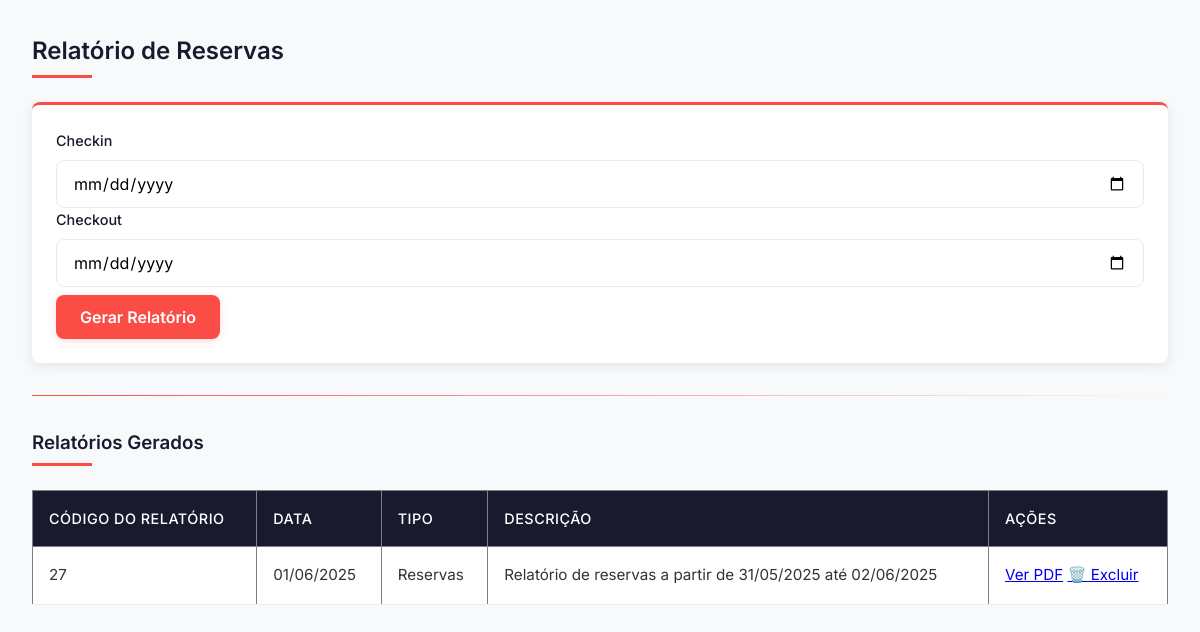
Page /gestor/relatorio/reserva/filtro_reservas.php on the earlier database version.
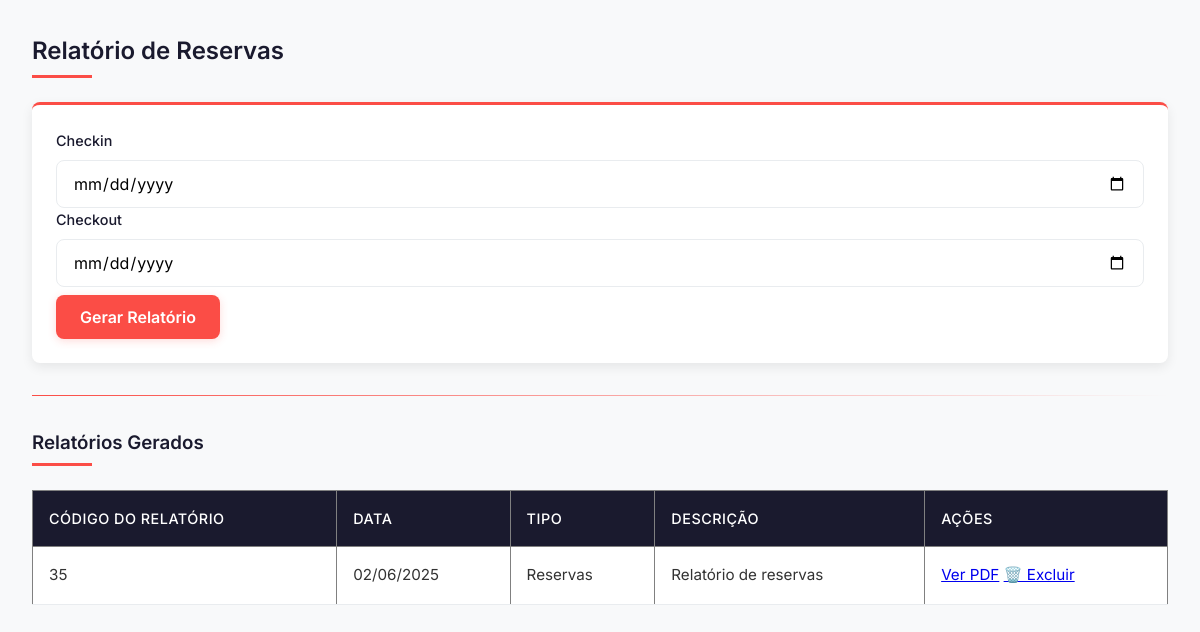
Same page on the later database version.
### tables this page shows
CREATE TABLE `relatorio` (
  `ID_Relatorio` int(11) NOT NULL,
  `Data_Relatorio` datetime NOT NULL,
  `Tipo_Relatorio` varchar(45) NOT NULL,
  `Descricao` text NOT NULL,
  `Arquivo` varchar(255) DEFAULT NULL
);

### gestor/relatorio/reserva/filtro_reservas.php (the view, shortened to what this page needs)
<?php
require_once '../../../config/config.php';
$sql = "SELECT * FROM relatorio WHERE Tipo_Relatorio = 'Reservas' ORDER BY Data_Relatorio DESC";
$stmt = $pdo->prepare($sql);
$stmt->execute();
$relatorios = $stmt->fetchAll(PDO::FETCH_ASSOC);
?>
<!DOCTYPE html>
<html lang="pt-BR">
<head>
</head>
<body>
    <h2>Relatório de Reservas</h2>
    <form method="GET" action="relatorio_reservas_pdf.php">
        <label for="data_inicio">Checkin</label>
        <input type="date" name="data_inicio" id="data_inicio">
        <label for="data_fim">Checkout</label>
        <input type="date" name="data_fim" id="data_fim">
        <button type="submit">Gerar Relatório</button>
    </form>
    <hr>
    <h3>Relatórios Gerados</h3>
    <table border="1" cellpadding="5" cellspacing="0" style="border-collapse: collapse; width: 100%;">
        <thead>
            <tr>
                <th>Código do Relatório</th>
                <th>Data</th>
                <th>Tipo</th>
                <th>Descrição</th>
                <th>Ações</th>
            </tr>
        </thead>
<tbody>
    <?php if (count($relatorios) > 0): ?>
        <?php foreach ($relatorios as $rel): ?>
            <tr>
                <td><?= htmlspecialchars($rel['ID_Relatorio']) ?></td>
                <td>
                    <?php
                    $dataRelatorio = new DateTime($rel['Data_Relatorio']);
                    echo $dataRelatorio->format('d/m/Y');
                    ?>
                </td>
                <td><?= htmlspecialchars($rel['Tipo_Relatorio']) ?></td>
                <td>
                    <?php
                    $descricao = htmlspecialchars($rel['Descricao']);
                    $descricao = preg_replace_callback(
                        '/(\d{4}-\d{2}-\d{2})/',
                        function($matches) {
                            $date = new DateTime($matches[0]);
                            return $date->format('d/m/Y');
                        },
                        $descricao
                    );
                    echo $descricao;
                    ?>
                </td>
                <td>
                    <a href="/HOTEL/relatorios/reservas/<?= htmlspecialchars($rel['Arquivo']) ?>" target="_blank">Ver PDF</a>
                    <a href="/HOTEL/actions/excluir_relatorio_reserva.php?id=<?= $rel['ID_Relatorio'] ?>"
                       onclick="return confirm('Tem certeza que deseja excluir este relatório?')">
                        🗑️ Excluir
                    </a>
                </td>
            </tr>
        <?php endforeach; ?>
    <?php else: ?>
        <tr><td colspan="5" style="text-align:center;">Nenhum relatório gerado ainda.</td></tr>
    <?php endif; ?>
</tbody>
    </table>
</body>
</html>

Differences in the rows shown:
removed relatorio: ID_Relatorio "27", Data_Relatorio "01/06/2025", Tipo_Relatorio "Reservas", Descricao "Relatório de reservas a partir de 31/05/2025 até 02/06/2025"
added relatorio: ID_Relatorio "35", Data_Relatorio "02/06/2025", Tipo_Relatorio "Reservas", Descricao "Relatório de reservas"
